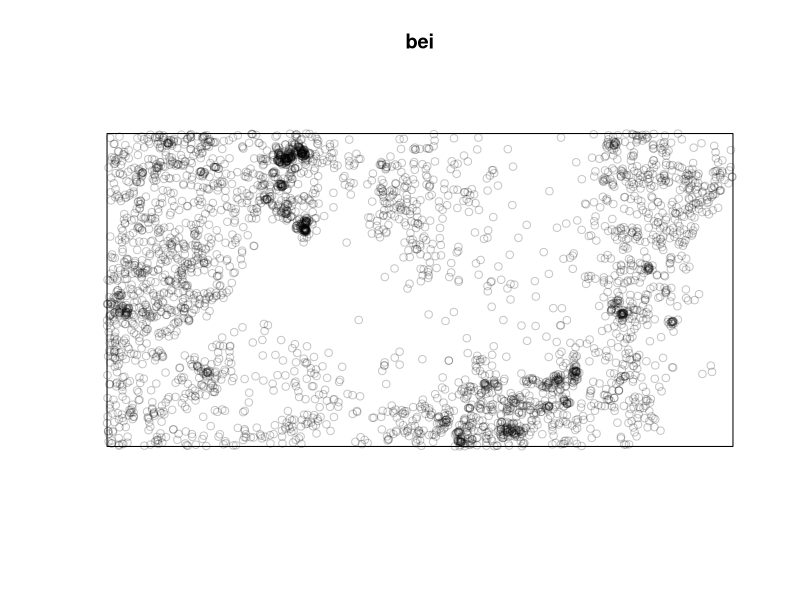
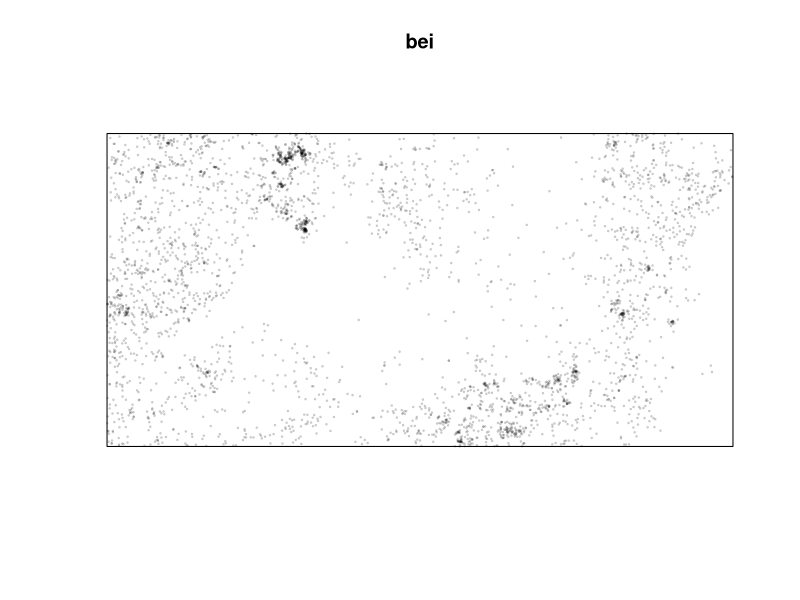
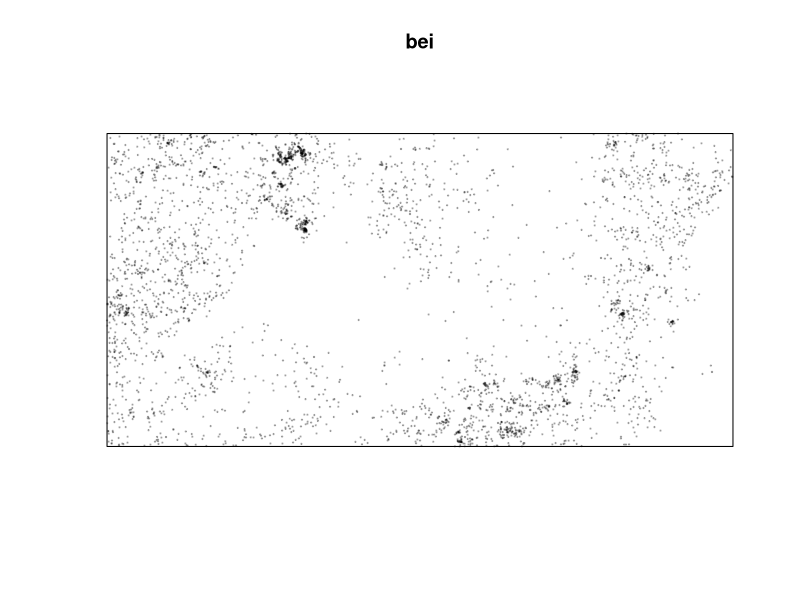
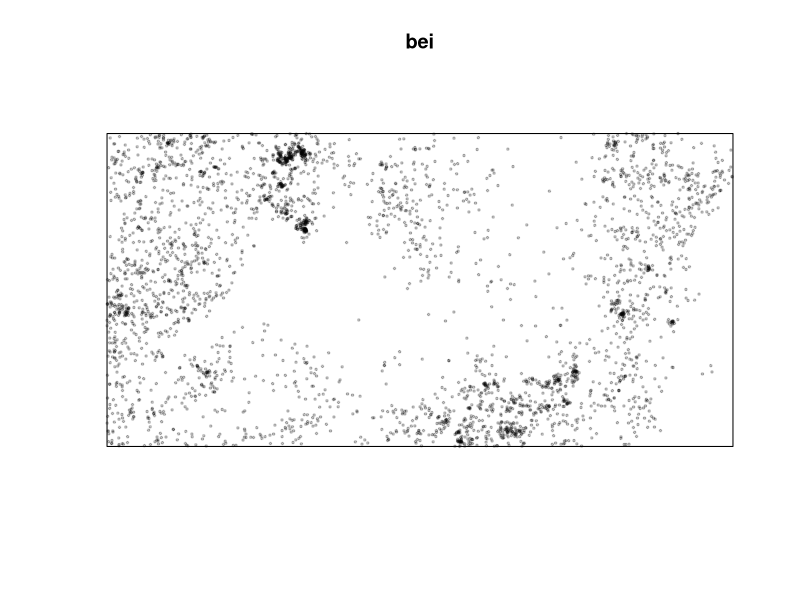
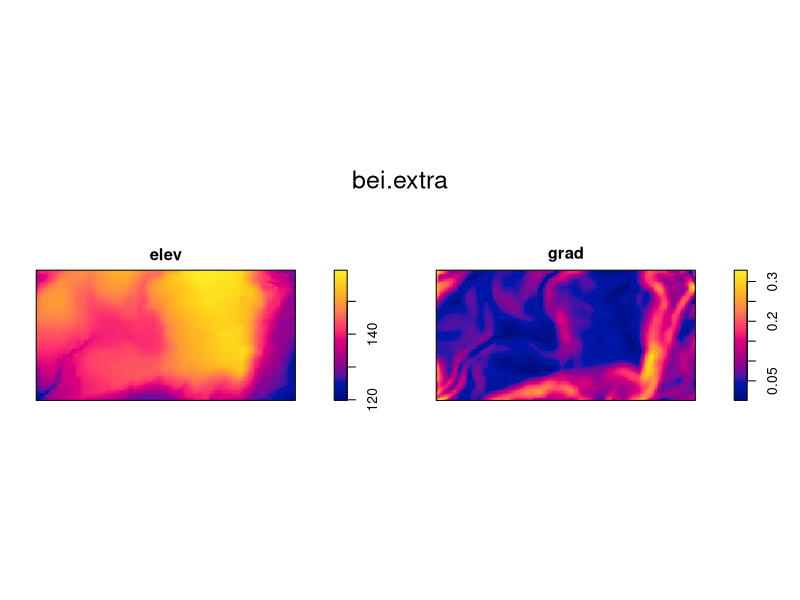
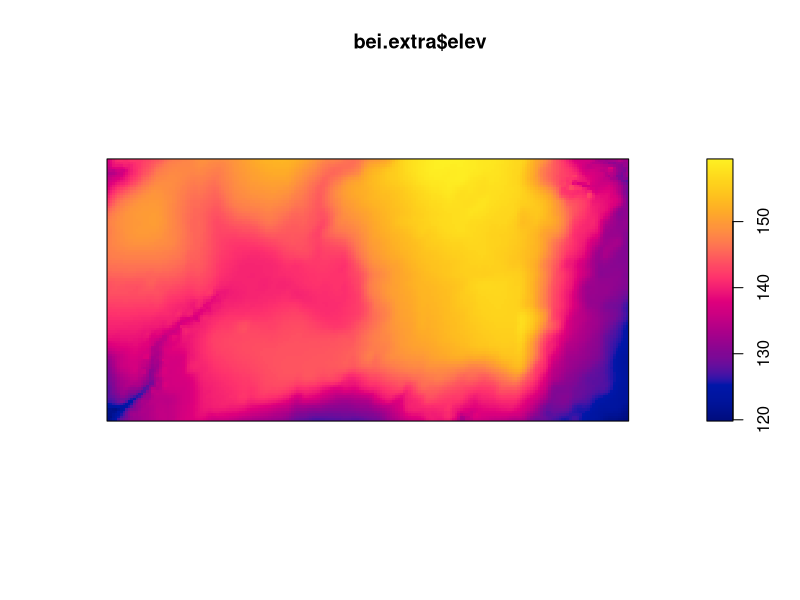
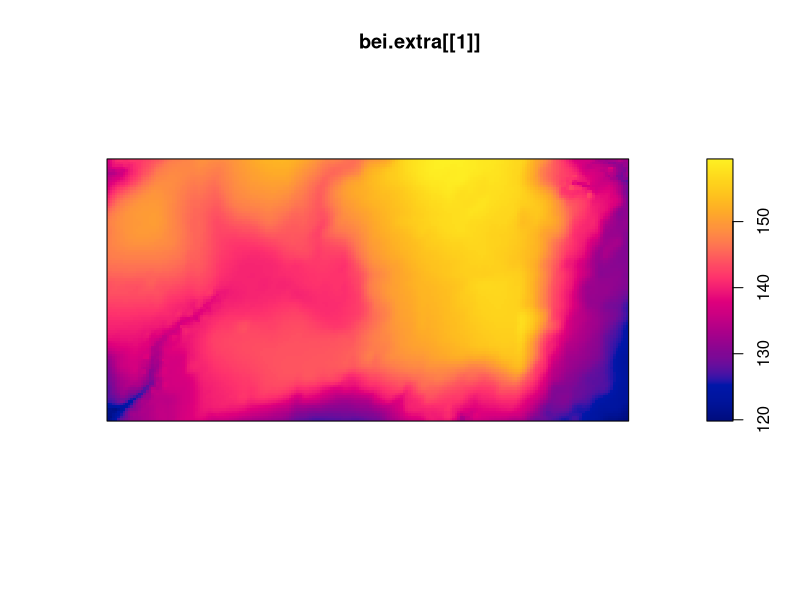
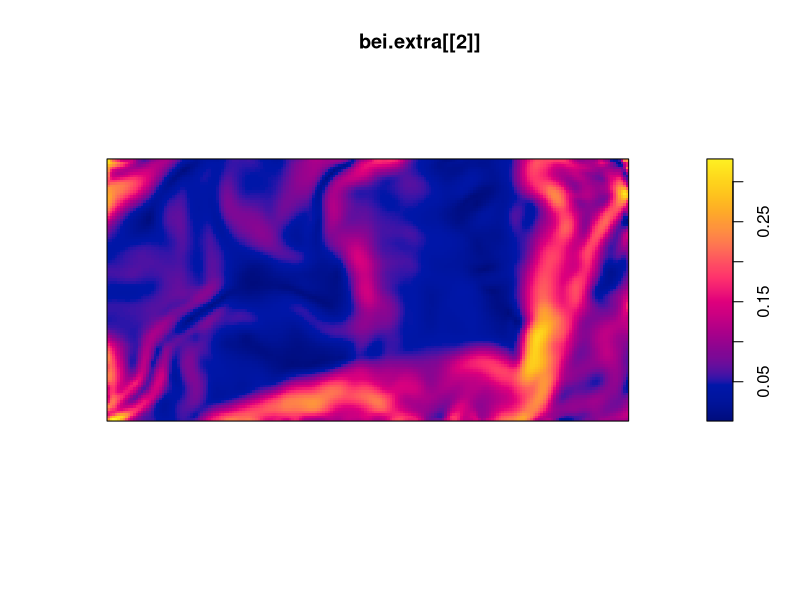

Source code (R) for these figures, in order: (Note: this script raises an error after producing the figures.)
#Code related to population ecology
# A package is needed for point pattern analysis
#To install the package
install.packages("spatstat")

library(spatstat)

# let's use the bei data:
# data description:
# https://CRAN.R-project.org/package=spatstat

bei

# plotting the data
plot(bei)

# changing dimension - cex
plot(bei, cex=.2)

# changing the symbol - pch
plot(bei, cex=.2, pch=19)
plot(bei, pch=20, cex=.5)

# additional datasets
bei.extra
plot(bei.extra)

# let's use only part of the dataset: elev
plot(bei.extra$elev)

# with 1 is just elevation 
plot(bei.extra[[1]])
plot(bei.extra[[2]])

elevation <- bei.extra$elev
el <- bei.extra[[1]] 
plot(el)

?density #me da info
# passing from points to a countinuous surface
beidens <- density(bei)

plot(beidens)
points(bei)

# Plotting together the density map and the elevation
el <- bei.extra[[1]]

# one object is dmap and the other is el
# how to plot the dmap beside el?
par(mfrow=c(1,2)) # we will solve this anti-human stuff soon!
plot(dmap)
plot(el)

# plot the dmap ontop of the el map
par(mfrow=c(2,1)) 
plot(dmap)
plot(el)

# if you want to close graphical devices this is your friend:
dev.off()

cl <- colorRampPalette(c("green", "red", "blue"))
plot(dmap, col=cl)

cl <- colorRampPalette(c("green", "red", "blue"))(100)
plot(dmap, col=cl)

# R colors are here:
# https://r-charts.com/colors/

cln <- colorRampPalette(c("chartreuse1", "brown2", "cyan", "lightblue"))
plot(dmap, col=cln)

# plot the dmap with two different color ramps one on top of the other
dev.off()

par(mfrow=c(2,1)) 
plot(dmap, col=cl)
plot(dmap, col=cln)
